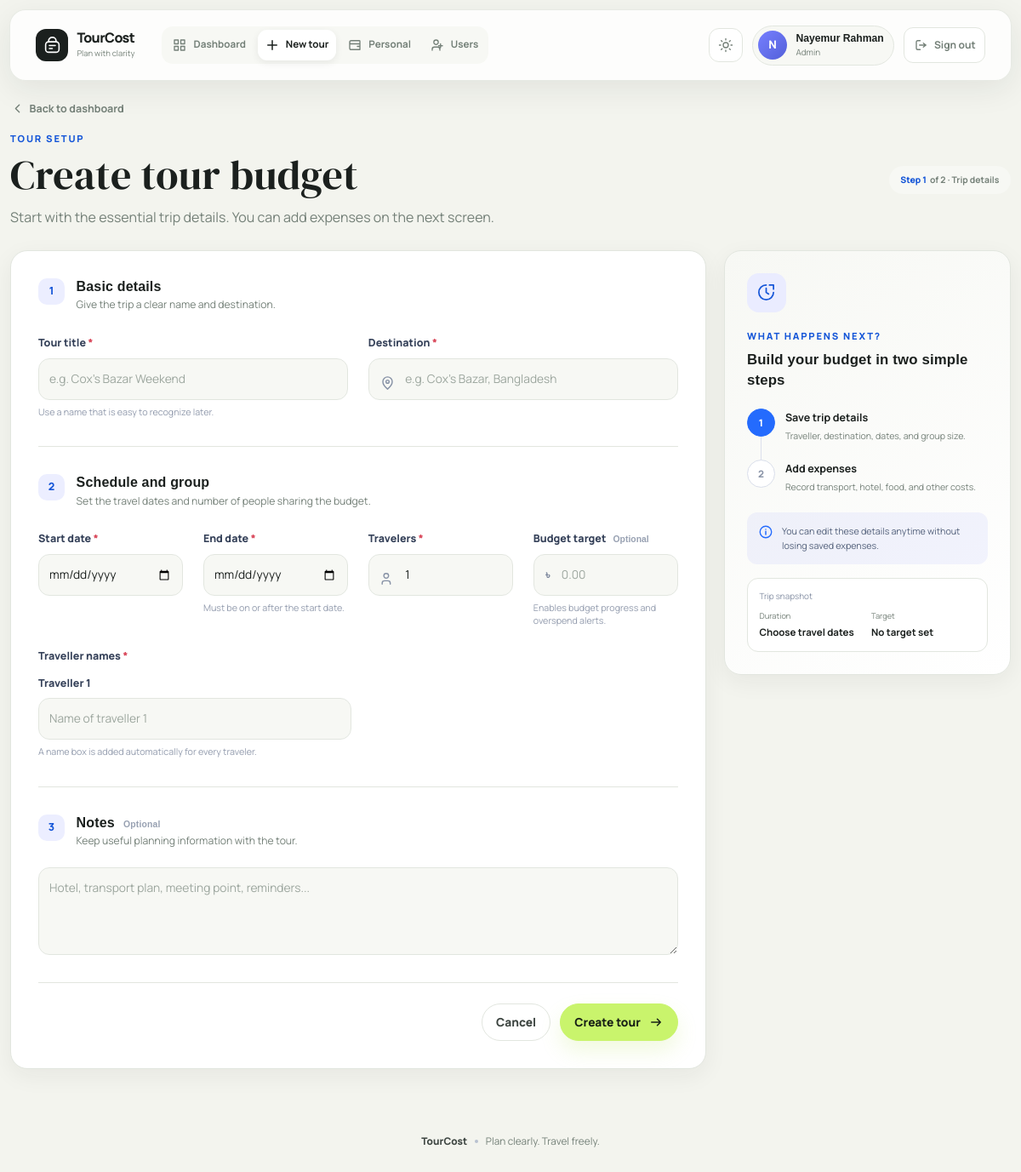
Screenshot of /tour/new (signed in) with the database file from the repository.
### tables this page shows
CREATE TABLE users (
                id INTEGER PRIMARY KEY AUTOINCREMENT,
                username TEXT NOT NULL UNIQUE,
                full_name TEXT NOT NULL,
                password_hash TEXT NOT NULL,
                role TEXT NOT NULL DEFAULT 'user',
                created_at TEXT NOT NULL,
                updated_at TEXT NOT NULL,
                CHECK(role IN ('super_admin', 'admin', 'user'))
            );

### app.py (the view, shortened to what this page needs)
@app.route("/tour/new", methods=["GET", "POST"])
@login_required
def new_tour():
    data = None
    return render_template("tour_form.html", tour=data, mode="Create")

### app.py (called while the page is built)
@contextmanager
def get_db():
    conn = sqlite3.connect(DB_PATH)
    conn.row_factory = sqlite3.Row
    conn.execute("PRAGMA foreign_keys = ON")
    try:
        yield conn
        conn.commit()
    except Exception:
        conn.rollback()
        raise
    finally:
        conn.close()

def get_user_by_id(user_id):
    with get_db() as conn:
        return conn.execute("SELECT * FROM users WHERE id = ?", (user_id,)).fetchone()

def login_required(view):
    @wraps(view)
    def wrapped(*args, **kwargs):
        if not g.current_user:
            flash("Please log in to continue.", "warning")
            return redirect(url_for("login", next=request.full_path))
        return view(*args, **kwargs)
    return wrapped

def get_csrf_token():
    token = session.get("csrf_token")
    if not token:
        token = secrets.token_urlsafe(32)
        session["csrf_token"] = token
    return token

@app.before_request
def protect_from_csrf():
    if request.method == "POST":
        expected = session.get("csrf_token", "")
        supplied = request.form.get("csrf_token", "") or request.headers.get("X-CSRF-Token", "")
        if not expected or not supplied or not hmac.compare_digest(expected, supplied):
            session.pop("csrf_token", None)
            get_csrf_token()
            flash("That form expired. Please try again; your page has been refreshed safely.", "warning")
            referrer = urlsplit(request.referrer or "")
            if referrer.netloc == request.host:
                location = referrer.path or "/"
                if referrer.query:
                    location = f"{location}?{referrer.query}"
                return redirect(location)
            return redirect(url_for("dashboard" if session.get("user_id") else "login"))

@app.before_request
def load_current_user():
    g.current_user = None
    user_id = session.get("user_id")
    if user_id:
        g.current_user = get_user_by_id(user_id)
        if g.current_user is None:
            session.clear()

@app.context_processor
def inject_user_state():
    current_user = g.current_user
    return {
        "current_user": current_user,
        "is_logged_in": current_user is not None,
        "is_super_admin": bool(current_user and current_user["role"] == "super_admin"),
        "can_manage_users": bool(current_user and current_user["role"] in ("super_admin", "admin")),
        "csrf_token": get_csrf_token,
    }

### templates/tour_form.html (shortened to what this page needs)
{% extends "base.html" %}
{% block content %}
<div class="page-heading">
    <a class="back-link" href="{{ url_for('dashboard') }}">
        <svg viewBox="0 0 24 24" fill="none" aria-hidden="true"><path d="m15 18-6-6 6-6" stroke="currentColor" stroke-width="2" stroke-linecap="round" stroke-linejoin="round"/></svg>
        Back to dashboard
    </a>
    <div class="page-heading-row">
        <div>
            <span class="section-kicker">Tour setup</span>
            <h1>{{ mode }} tour budget</h1>
            <p>{% if mode == 'Create' %}Start with the essential trip details. You can add expenses on the next screen.{% else %}Update the trip information below. Existing expenses will stay unchanged.{% endif %}</p>
        </div>
        <span class="step-pill"><strong>Step 1</strong> of 2 · Trip details</span>
    </div>
</div>
<div class="form-layout">
    <div class="form-surface">
        <form method="post" id="tourForm">
            <section class="form-section" aria-labelledby="basicDetailsHeading">
                <div class="form-section-heading">
                    <span class="form-section-number">1</span>
                    <div>
                        <h2 id="basicDetailsHeading">Basic details</h2>
                        <p>Give the trip a clear name and destination.</p>
                    </div>
                </div>
                <div class="row g-4">
                    <div class="col-md-6">
                        <label class="form-label" for="tourTitle">Tour title <span class="required-mark">*</span></label>
                        <input class="form-control" id="tourTitle" name="title" required maxlength="120" value="{{ tour['title'] if tour else '' }}" placeholder="e.g. Cox's Bazar Weekend" autofocus>
                        <div class="field-hint">Use a name that is easy to recognize later.</div>
                    </div>
                    <div class="col-md-6">
                        <label class="form-label" for="destination">Destination <span class="required-mark">*</span></label>
                        <div class="input-with-icon">
                            <span aria-hidden="true"><svg viewBox="0 0 24 24" fill="none"><path d="M19 10c0 5-7 11-7 11S5 15 5 10a7 7 0 1 1 14 0Z" stroke="currentColor" stroke-width="1.8"/><circle cx="12" cy="10" r="2.3" stroke="currentColor" stroke-width="1.8"/></svg></span>
                            <input class="form-control" id="destination" name="destination" required maxlength="120" value="{{ tour['destination'] if tour else '' }}" placeholder="e.g. Cox's Bazar, Bangladesh">
                        </div>
                    </div>
                </div>
            </section>
            <section class="form-section" aria-labelledby="scheduleHeading">
                <div class="form-section-heading">
                    <span class="form-section-number">2</span>
                    <div>
                        <h2 id="scheduleHeading">Schedule and group</h2>
                        <p>Set the travel dates and number of people sharing the budget.</p>
                    </div>
                </div>
                <div class="row g-4">
                    <div class="col-md-6 col-lg-3">
                        <label class="form-label" for="startDate">Start date <span class="required-mark">*</span></label>
                        <input type="date" class="form-control" id="startDate" name="start_date" required value="{{ tour['start_date'] if tour else '' }}">
                    </div>
                    <div class="col-md-6 col-lg-3">
                        <label class="form-label" for="endDate">End date <span class="required-mark">*</span></label>
                        <input type="date" class="form-control" id="endDate" name="end_date" required value="{{ tour['end_date'] if tour else '' }}">
                        <div class="field-hint">Must be on or after the start date.</div>
                    </div>
                    <div class="col-md-6 col-lg-3">
                        <label class="form-label" for="travelers">Travelers <span class="required-mark">*</span></label>
                        <div class="input-with-icon">
                            <span aria-hidden="true"><svg viewBox="0 0 24 24" fill="none"><path d="M16 20v-1.5a3.5 3.5 0 0 0-3.5-3.5h-5A3.5 3.5 0 0 0 4 18.5V20M10 11a3.5 3.5 0 1 0 0-7 3.5 3.5 0 0 0 0 7Z" stroke="currentColor" stroke-width="1.8" stroke-linecap="round"/></svg></span>
                            <input type="number" min="1" max="10000" class="form-control" id="travelers" name="travelers" required value="{{ tour['travelers'] if tour else 1 }}">
                        </div>
                    </div>
                    <div class="col-md-6 col-lg-3">
                        <label class="form-label" for="budgetLimit">Budget target <span class="optional-label">Optional</span></label>
                        <div class="money-input">
                            <span>&#2547;</span>
                            <input type="number" min="0" max="1000000000" step="0.01" inputmode="decimal" class="form-control" id="budgetLimit" name="budget_limit" value="{{ tour['budget_limit'] if tour and tour['budget_limit'] else '' }}" placeholder="0.00">
                        </div>
                        <div class="field-hint">Enables budget progress and overspend alerts.</div>
                    </div>
                    <div class="col-12">
                        <div class="form-label">Traveller names <span class="required-mark">*</span></div>
                        <div class="row g-3" id="travellerNameFields"></div>
                        <div class="field-hint">A name box is added automatically for every traveler.</div>
                    </div>
                </div>
            </section>
            <section class="form-section" aria-labelledby="notesHeading">
                <div class="form-section-heading">
                    <span class="form-section-number">3</span>
                    <div>
                        <h2 id="notesHeading">Notes <span class="optional-label">Optional</span></h2>
                        <p>Keep useful planning information with the tour.</p>
                    </div>
                </div>
                <textarea class="form-control" id="tourNotes" rows="4" name="notes" maxlength="1000" placeholder="Hotel, transport plan, meeting point, reminders...">{{ tour['notes'] if tour else '' }}</textarea>
            </section>
            <div class="form-actions">
                <a class="btn btn-secondary-soft" href="{{ url_for('dashboard') }}">Cancel</a>
                <button class="btn btn-primary btn-icon" type="submit">
                    <span>{{ mode }} tour</span>
                    <svg viewBox="0 0 24 24" fill="none" aria-hidden="true"><path d="M5 12h14m-5-5 5 5-5 5" stroke="currentColor" stroke-width="2" stroke-linecap="round" stroke-linejoin="round"/></svg>
                </button>
            </div>
        </form>
    </div>
    <aside class="workflow-card" aria-labelledby="nextStepsHeading">
        <div class="workflow-icon" aria-hidden="true"><svg viewBox="0 0 24 24" fill="none"><path d="M12 3a9 9 0 1 0 9 9" stroke="currentColor" stroke-width="1.8" stroke-linecap="round"/><path d="M12 7v5l3 2M16 3h5v5" stroke="currentColor" stroke-width="1.8" stroke-linecap="round" stroke-linejoin="round"/></svg></div>
        <span class="section-kicker">What happens next?</span>
        <h2 id="nextStepsHeading">Build your budget in two simple steps</h2>
        <ol class="workflow-list">
            <li class="active"><span>1</span><div><strong>Save trip details</strong><small>Traveller, destination, dates, and group size.</small></div></li>
            <li><span>2</span><div><strong>Add expenses</strong><small>Record transport, hotel, food, and other costs.</small></div></li>
        </ol>
        <div class="info-callout">
            <svg viewBox="0 0 24 24" fill="none" aria-hidden="true"><circle cx="12" cy="12" r="9" stroke="currentColor" stroke-width="1.8"/><path d="M12 11v5m0-8h.01" stroke="currentColor" stroke-width="2" stroke-linecap="round"/></svg>
            <p>You can edit these details anytime without losing saved expenses.</p>
        </div>
        <div class="trip-preview" aria-live="polite">
            <span>Trip snapshot</span>
            <div><small>Duration</small><strong id="tripDuration">Choose travel dates</strong></div>
            <div><small>Target</small><strong id="tripBudget">No target set</strong></div>
        </div>
    </aside>
</div>
{% endblock %}

### templates/base.html (shortened to what this page needs)
<!doctype html>
<html lang="en">
<head>
    <link href="https://cdn.jsdelivr.net/npm/bootstrap@5.3.3/dist/css/bootstrap.min.css" rel="stylesheet">
    <link rel="stylesheet" href="{{ url_for('static', filename='style.css') }}">
</head>
<body>
<div class="page-shell">
<nav class="navbar navbar-expand-lg navbar-dark app-navbar">
    <div class="container nav-container">
        <a class="navbar-brand brand-mark" href="{{ url_for('dashboard') }}">
            <span class="brand-icon" aria-hidden="true">
            </span>
            <span>
                <strong>TourCost</strong>
                <small>Plan with clarity</small>
            </span>
        </a>
        {% if is_logged_in %}
        <div class="collapse navbar-collapse" id="primaryNav">
            <div class="navbar-nav app-nav-links" aria-label="Primary navigation">
                <a class="nav-link " href="{{ url_for('dashboard') }}" >
                    <svg viewBox="0 0 24 24" fill="none" aria-hidden="true"><path d="M4 4h6v6H4V4Zm10 0h6v6h-6V4ZM4 14h6v6H4v-6Zm10 0h6v6h-6v-6Z" stroke="currentColor" stroke-width="1.8" stroke-linejoin="round"/></svg>
                    Dashboard
                </a>
                <a class="nav-link {% if request.endpoint == 'new_tour' %}active{% endif %}" href="{{ url_for('new_tour') }}" {% if request.endpoint == 'new_tour' %}aria-current="page"{% endif %}>
                    <svg viewBox="0 0 24 24" fill="none" aria-hidden="true"><path d="M12 5v14M5 12h14" stroke="currentColor" stroke-width="2" stroke-linecap="round"/></svg>
                    New tour
                </a>
                <a class="nav-link " href="{{ url_for('personal_expenses') }}" >
                    <svg viewBox="0 0 24 24" fill="none" aria-hidden="true"><path d="M4 7.5A2.5 2.5 0 0 1 6.5 5H19a1 1 0 0 1 1 1v13H6.5A2.5 2.5 0 0 1 4 16.5v-9Zm0 0A2.5 2.5 0 0 0 6.5 10H20m-4 4h4" stroke="currentColor" stroke-width="1.8" stroke-linecap="round" stroke-linejoin="round"/></svg>
                    Personal
                </a>
                {% if can_manage_users %}
                <a class="nav-link {% if request.endpoint == 'manage_users' %}active{% endif %}" href="{{ url_for('manage_users') }}" {% if request.endpoint == 'manage_users' %}aria-current="page"{% endif %}>
                    <svg viewBox="0 0 24 24" fill="none" aria-hidden="true"><path d="M16 20v-1.5a3.5 3.5 0 0 0-3.5-3.5h-5A3.5 3.5 0 0 0 4 18.5V20M10 11a3.5 3.5 0 1 0 0-7 3.5 3.5 0 0 0 0 7Zm7-1v6m-3-3h6" stroke="currentColor" stroke-width="1.8" stroke-linecap="round"/></svg>
                    Users
                </a>
                {% endif %}
            </div>
            <div class="navbar-account">
                <button class="theme-toggle" type="button" data-theme-toggle aria-label="Switch color theme" title="Switch color theme">
                </button>
                <div class="user-pill">
                    <span class="user-avatar">{{ current_user['full_name'][0]|upper }}</span>
                    <span>
                        <strong>{{ current_user['full_name'] }}</strong>
                        <small>{{ current_user['role'].replace('_', ' ')|title }}</small>
                    </span>
                </div>
                <form method="post" action="{{ url_for('logout') }}">
                    <button class="logout-button" type="submit" aria-label="Sign out">
                        <svg viewBox="0 0 24 24" fill="none" aria-hidden="true"><path d="M10 5H6a2 2 0 0 0-2 2v10a2 2 0 0 0 2 2h4m5-4 4-3-4-3m4 3H9" stroke="currentColor" stroke-width="1.8" stroke-linecap="round" stroke-linejoin="round"/></svg>
                        <span>Sign out</span>
                    </button>
                </form>
            </div>
        </div>
        {% endif %}
    </div>
</nav>
<main class="container app-main" id="main-content" tabindex="-1">
    {% block content %}{% endblock %}
</main>
<footer class="container app-footer">
    <span>TourCost</span>
    <span class="footer-dot" aria-hidden="true"></span>
    <span>Plan clearly. Travel freely.</span>
</footer>
</div>
</body>
</html>

### rows the page displays
users: full_name "N", full_name "Nayemur Rahman", role.replace "Admin"

### other values shown
{{ mode }} "Create"
